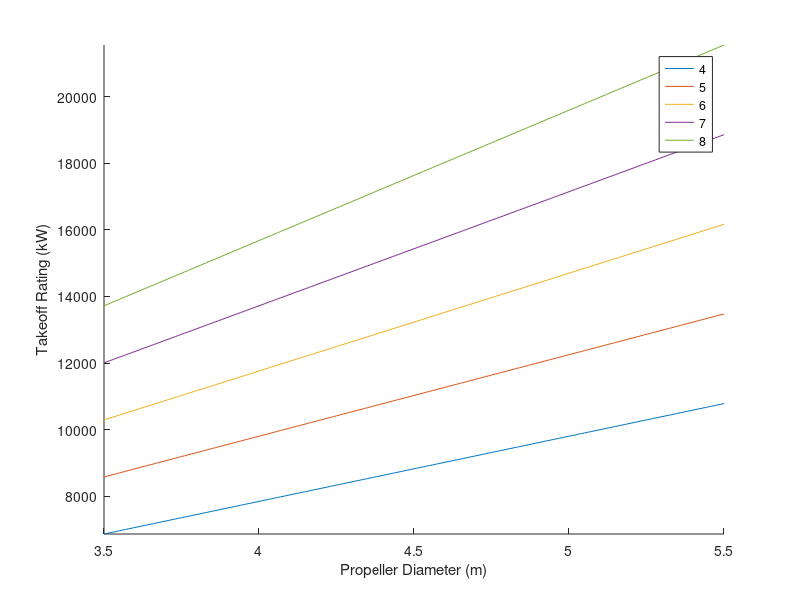

Write the MATLAB code that produced this figure.
close all
clear
clc

cpct = 7;
eta = 0.85;
T = 210e+3;

D = 3.5:0.01:5.5;
n = (4:8)';

Pstat = (1./3).*T.*cpct.*n.*D;

hold on
for i = 1:length(n)
    plot(D,Pstat(i,:)/1000);
end
xlabel('Propeller Diameter (m)');
ylabel('Takeoff Rating (kW)');
xlim([D(1) D(end)]);
ylim([Pstat(1) Pstat(end)]./1000);
legend(num2str(n));
